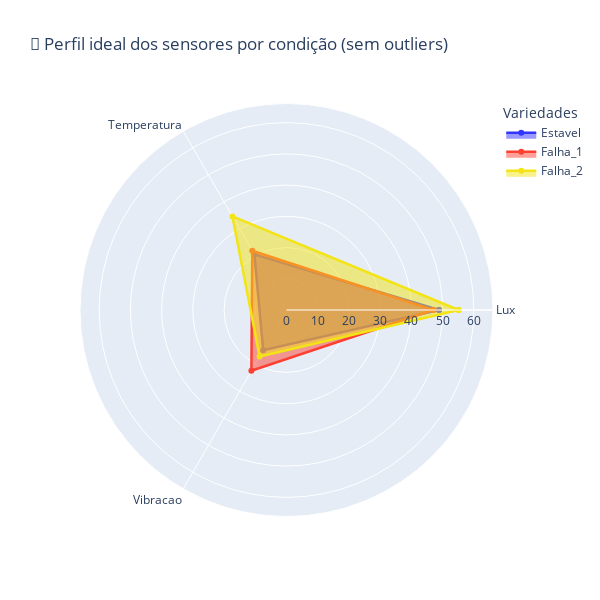

This figure's notebook cell:
### Markdown cell above
🌾 Análise do Perfil Médio Morfológico por Variedade

Este script calcula e exibe o perfil morfológico médio das sementes de trigo (sem outliers), agrupado por tipo de variedade, usando um gráfico radar interativo. As variáveis envolvem características físicas como área, perímetro, compacidade, comprimento e largura do núcleo, coeficiente de assimetria e comprimento do sulco.

Esse perfil pode ser usado para entender visualmente as diferenças entre as variedades e como elas se distribuem nas dimensões analisadas.

### Code cell
#🌾 Análise do Perfil Médio Morfológico por Variedade

# Calcular perfil ideal sem outliers (médias agrupadas por classe)
perfil_ideal_sem_outliers = df_sem_outliers.groupby(coluna_target)[variaveis_numericas].mean().round(2)

# Criar gráfico radar com Plotly e Exibir

# Exibir perfil ideal
print("📶 Perfil ideal das características dos sensores por equipamento:")
print(perfil_ideal_sem_outliers)


# Gráfico radar interativo

categorias = list(perfil_ideal_sem_outliers.columns)

cores = ["#3235FF", "#FE4032", "#F3E416"]

fig = go.Figure()

for i, variedade in enumerate(perfil_ideal_sem_outliers.index):
    valores = perfil_ideal_sem_outliers.loc[variedade].values.flatten().tolist()
    valores += valores[:1]  # fechar ciclo

    fig.add_trace(go.Scatterpolar(
        r=valores,
        theta=categorias + [categorias[0]],
        fill='toself',
        name=variedade,
        line=dict(color=cores[i % len(cores)], width=2.5),
        hoverinfo='text',
        text=[f'{v:.2f}' for v in valores]
    ))

fig.update_layout(
    polar=dict(
        radialaxis=dict(
            visible=True,
            range=[0, max(perfil_ideal_sem_outliers.max()) * 1.2]
        )
    ),
    title="📶 Perfil ideal dos sensores por condição (sem outliers)",
    showlegend=True,
    height=600,
    width=600,
    legend_title_text='Variedades'
)

fig.show()

### Figure 1 — Plotly figure (JSON) as saved in the notebook; plotly's stock layout.template omitted (floating-point values rounded to 4 significant figures)
{"data": [{"fill": "toself", "hoverinfo": "text", "line": {"color": "#3235FF", "width": 2.5}, "name": "Estavel", "r": [48.85, 20.57, 14.91, 48.85], "text": ["48.85", "20.57", "14.91", "48.85"], "theta": ["Lux", "Temperatura", "Vibracao", "Lux"], "type": "scatterpolar"}, {"fill": "toself", "hoverinfo": "text", "line": {"color": "#FE4032", "width": 2.5}, "name": "Falha_1", "r": [47.07, 21.92, 22.49, 47.07], "text": ["47.07", "21.92", "22.49", "47.07"], "theta": ["Lux", "Temperatura", "Vibracao", "Lux"], "type": "scatterpolar"}, {"fill": "toself", "hoverinfo": "text", "line": {"color": "#F3E416", "width": 2.5}, "name": "Falha_2", "r": [55.12, 34.62, 17.23, 55.12], "text": ["55.12", "34.62", "17.23", "55.12"], "theta": ["Lux", "Temperatura", "Vibracao", "Lux"], "type": "scatterpolar"}], "layout": {"height": 600, "legend": {"title": {"text": "Variedades"}}, "polar": {"radialaxis": {"range": [0, 66.14], "visible": true}}, "showlegend": true, "title": {"text": "📶 Perfil ideal dos sensores por condição (sem outliers)"}, "width": 600}}
